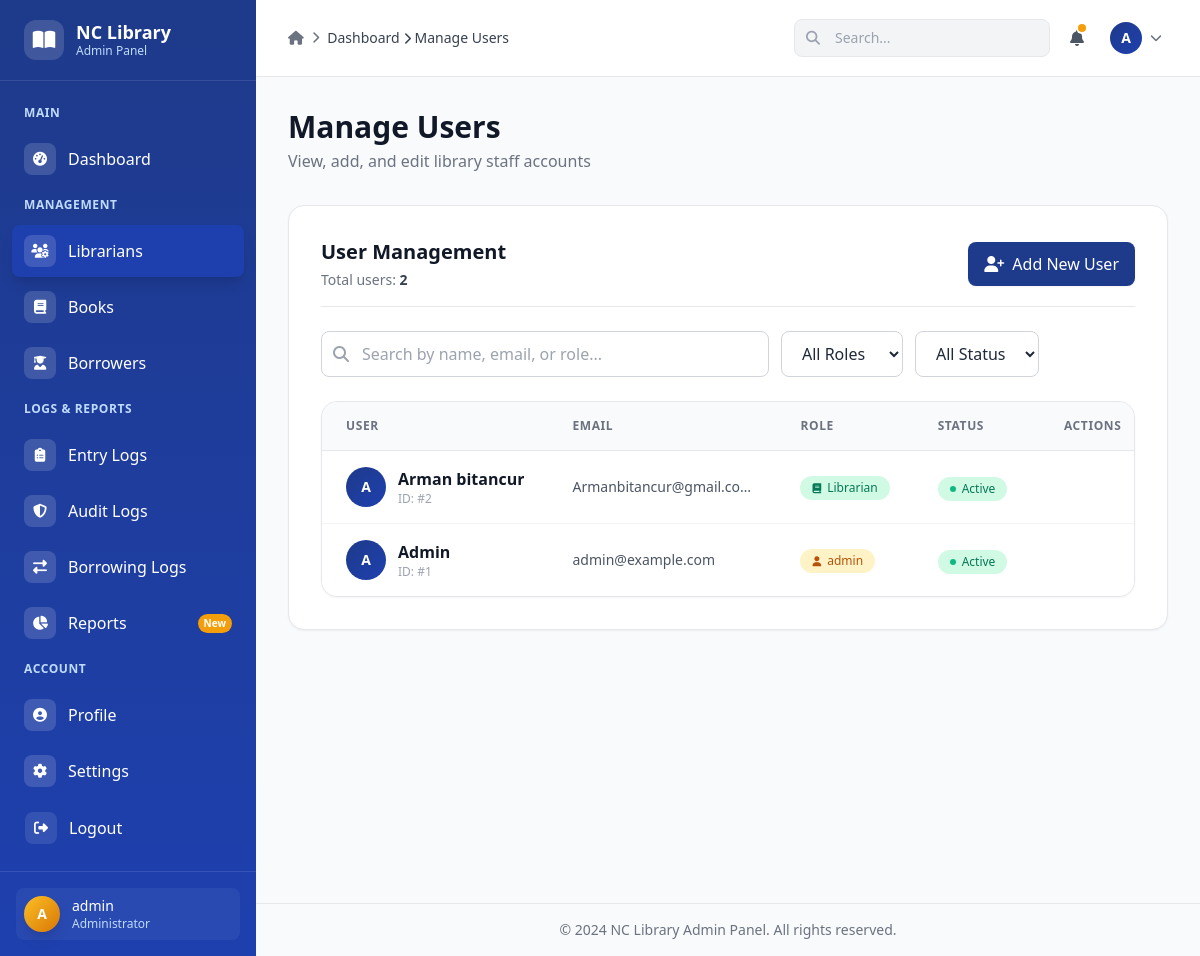
Page /admin/manage_librarians (signed in) on the committed database.
### app/models/user.py (models this page shows, shortened)
class User(db.Model, UserMixin):
    id = db.Column(db.Integer, primary_key=True)
    username = db.Column(db.String(80), unique=True, nullable=False)
    email = db.Column(db.String(120), unique=True, nullable=False)
    password_hash = db.Column(db.String(128), nullable=False)
    role = db.Column(db.String(50), nullable=False)
    is_active = db.Column(
        db.Boolean,
        nullable=False,
        server_default=expression.true()
    )

### app/routes/admin/librarians.py (the view)
@admin_bp.route("/manage_librarians")
@role_required("admin")
def manage_librarians():
    librarians = User.query.order_by(User.username.asc()).all()
    users_data = [
        {
            "id": u.id,
            "username": u.username,
            "email": u.email,
            "role": u.role,
            "is_active": u.is_active
        }
        for u in librarians
    ]
    return render_template("admin/librarians.html", users=users_data)

### app/templates/admin/librarians.html (shortened to what this page needs)
{% extends "admin/admin_base.html" %}
{% block header %}Manage Users{% endblock %}
{% block subtitle %}View, add, and edit library staff accounts{% endblock %}
{% block breadcrumb %}
  <a href="{{ url_for('admin.dashboard') }}">Dashboard</a>
  <i class="fas fa-chevron-right text-xs"></i>
  <span>Manage Users</span>
{% endblock %}
{% block content %}
<div class="space-y-6">
  <div class="flex flex-col sm:flex-row sm:items-center justify-between gap-4 pb-4 border-b border-gray-200">
    <div>
      <h2 class="text-xl font-bold text-gray-900">User Management</h2>
      <p class="text-sm text-gray-500 mt-1">Total users: <span class="font-semibold text-gray-700">{{ users|length }}</span></p>
    </div>
    <button type="button" onclick="openAddUserModal()"
            class="inline-flex items-center gap-2 px-4 py-2.5 bg-[#1E3A8A] hover:bg-[#1E40AF] text-white font-medium rounded-lg transition-colors shadow-sm hover:shadow focus:outline-none focus:ring-2 focus:ring-[#1E3A8A] focus:ring-offset-2">
      <i class="fas fa-user-plus"></i>
      <span>Add New User</span>
    </button>
  </div>
  <div class="flex flex-col sm:flex-row gap-3">
    <div class="relative flex-1 max-w-md">
      <i class="fas fa-search absolute left-3 top-1/2 -translate-y-1/2 text-gray-400"></i>
      <input type="text" id="searchInput" placeholder="Search by name, email, or role..."
             class="w-full pl-10 pr-10 py-2.5 border border-gray-300 rounded-lg focus:outline-none focus:ring-2 focus:ring-[#1E3A8A] focus:border-transparent transition-all"
             aria-label="Search users">
    </div>
    <select id="roleFilter" class="px-4 py-2.5 border border-gray-300 rounded-lg focus:outline-none focus:ring-2 focus:ring-[#1E3A8A] focus:border-transparent bg-white" aria-label="Filter by role">
      <option value="">All Roles</option>
    </select>
    <select id="statusFilter" class="px-4 py-2.5 border border-gray-300 rounded-lg focus:outline-none focus:ring-2 focus:ring-[#1E3A8A] focus:border-transparent bg-white" aria-label="Filter by status">
      <option value="">All Status</option>
    </select>
  </div>
  <div class="bg-white rounded-2xl shadow-sm border border-gray-200 overflow-hidden">
    <div class="overflow-x-auto">
      <table class="min-w-full divide-y divide-gray-200" role="table" aria-label="Users list">
        <thead class="bg-gray-50">
          <tr>
            <th scope="col" class="px-6 py-4 text-left text-xs font-semibold text-gray-500 uppercase tracking-wider">User</th>
            <th scope="col" class="px-6 py-4 text-left text-xs font-semibold text-gray-500 uppercase tracking-wider">Email</th>
            <th scope="col" class="px-6 py-4 text-left text-xs font-semibold text-gray-500 uppercase tracking-wider">Role</th>
            <th scope="col" class="px-6 py-4 text-left text-xs font-semibold text-gray-500 uppercase tracking-wider">Status</th>
            <th scope="col" class="px-6 py-4 text-right text-xs font-semibold text-gray-500 uppercase tracking-wider">Actions</th>
          </tr>
        </thead>
        <tbody class="divide-y divide-gray-100 bg-white" id="usersTableBody">
          {% for user in users %}
          <tr class="hover:bg-gray-50 transition-colors group" data-username="{{ user.username|lower }}" data-email="{{ user.email|lower }}" data-role="{{ user.role|lower }}" data-status="{{ 'active' if user.is_active else 'inactive' }}">
            <td class="px-6 py-4 whitespace-nowrap">
              <div class="flex items-center gap-3">
                <div class="w-10 h-10 rounded-full bg-gradient-to-br from-[#1E3A8A] to-[#1E40AF] flex items-center justify-center text-white font-semibold text-sm flex-shrink-0">
                  {{ user.username[0]|upper }}
                </div>
                <div class="min-w-0">
                  <p class="font-semibold text-gray-900 truncate">{{ user.username.capitalize() }}</p>
                  <p class="text-xs text-gray-400">ID: #{{ user.id }}</p>
                </div>
              </div>
            </td>
            <td class="px-6 py-4 whitespace-nowrap">
              <a href="mailto:{{ user.email }}" class="text-sm text-gray-600 hover:text-[#1E3A8A] transition-colors truncate block max-w-[180px]">
                {{ user.email }}
              </a>
            </td>
            <td class="px-6 py-4 whitespace-nowrap">
              <span class="inline-flex items-center gap-1.5 px-3 py-1 rounded-full text-xs font-medium
                {% if user.role == 'Admin' %}bg-blue-100 text-blue-700
                {% elif user.role == 'Librarian' %}bg-emerald-100 text-emerald-700
                {% else %}bg-amber-100 text-amber-700{% endif %}">
                {% if user.role == 'Admin' %}<i class="fas fa-shield-alt text-[10px]"></i>
                {% elif user.role == 'Librarian' %}<i class="fas fa-book text-[10px]"></i>
                {% else %}<i class="fas fa-user text-[10px]"></i>{% endif %}
                {{ user.role }}
              </span>
            </td>
            <td class="px-6 py-4 whitespace-nowrap">
              {% if user.is_active %}
              <span class="inline-flex items-center gap-1.5 px-3 py-1 rounded-full text-xs font-medium bg-emerald-100 text-emerald-700">
                <span class="w-1.5 h-1.5 rounded-full bg-emerald-500"></span>
                Active
              </span>
              {% else %}
              <span class="inline-flex items-center gap-1.5 px-3 py-1 rounded-full text-xs font-medium bg-gray-100 text-gray-600">
                <span class="w-1.5 h-1.5 rounded-full bg-gray-400"></span>
                Inactive
              </span>
              {% endif %}
            </td>
            <td class="px-6 py-4 whitespace-nowrap text-right">
            </td>
          </tr>
          {% endfor %}
        </tbody>
      </table>
    </div>
  </div>
</div>
{% endblock %}

### rows in the picture
User: username "A", username "Arman bitancur", id "2", email "Armanbitancur@gmail.com", role "Librarian"
User: username "A", username "Admin", id "1", email "admin@example.com", role "admin"

### other values in the picture
{{ session.username[0]|upper }} "A"
{{ session.username }} "admin"
{{ users|length }} "2"
{{ now.year if now else 2024 }} "2024"
